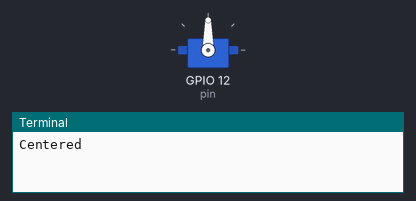
The program below on a simulated Raspberry Pi (BCM pin numbers). Shown: servo, the last lines printed to the terminal. Servo angles are drawn from the pulse width (0.5 ms = 0°, 2.5 ms = 180°). At 5.0 s the program stops and its outputs stay as they are.

Above: at 0.1 s.
At 1.1 s:
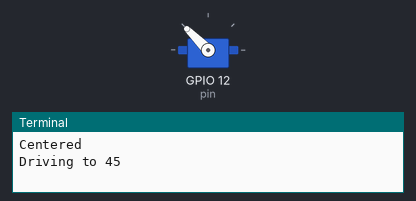
At 2.1 s:
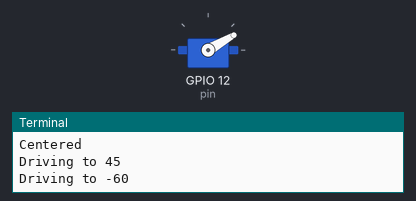
At 3.1 s:
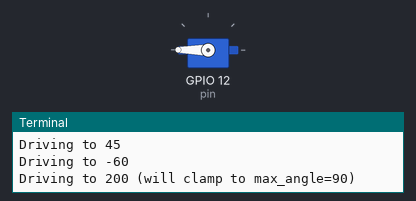
Timing chart, 0 to 5.5 s (numbered marks = the images above):
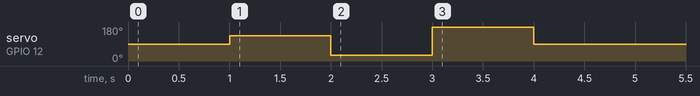

The program:

ServoMethod.py
```python
import time
from gpiozero import AngularServo


class ServoController:
    def __init__(self, pin, min_angle=-90, max_angle=90, center_angle=0):
        """
        pin:          GPIO pin the servo signal wire is connected to
        min_angle:    minimum allowed angle (degrees)
        max_angle:    maximum allowed angle (degrees)
        center_angle: reference "centered" angle, used on startup
        """
        if min_angle >= max_angle:
            raise ValueError("min_angle must be less than max_angle")
        if not min_angle <= center_angle <= max_angle:
            raise ValueError("center_angle must be between min_angle and max_angle")

        self.min_angle = min_angle
        self.max_angle = max_angle
        self.center_angle = center_angle

        self._servo = AngularServo(
            pin,
            min_angle=min_angle,
            max_angle=max_angle,
            initial_angle=center_angle,
            min_pulse_width=0.0005,
            max_pulse_width=0.0025,
        )

    def drive(self, angle: float):
        """Move the servo to `angle`, clamped to [min_angle, max_angle]."""
        clamped = max(self.min_angle, min(self.max_angle, angle))
        self._servo.angle = clamped
        return clamped

    def center(self):
        """Return the servo to its reference center angle."""
        self.drive(self.center_angle)

    def detach(self):
        """Stop sending pulses (lets the servo go limp)."""
        self._servo.detach()


def main():
    # Change pin/limits/center to match your servo and setup
    servo = ServoController(pin=12, min_angle=-90, max_angle=90, center_angle=0)

    try:
        print("Centered")
        time.sleep(1)

        print("Driving to 45")
        servo.drive(45)
        time.sleep(1)

        print("Driving to -60")
        servo.drive(-60)
        time.sleep(1)

        print("Driving to 200 (will clamp to max_angle=90)")
        servo.drive(200)
        time.sleep(1)

        print("Back to center")
        servo.center()
        time.sleep(1)
    except KeyboardInterrupt:
        pass
    finally:
        servo.detach()


if __name__ == "__main__":
    main()
```

Measured:
- by itself, servo on GPIO 12 (pin): 90° → 135° at 1.0 s, → 30° 1.0 s later, → 180° 1.0 s later, → 90° 1.0 s later
